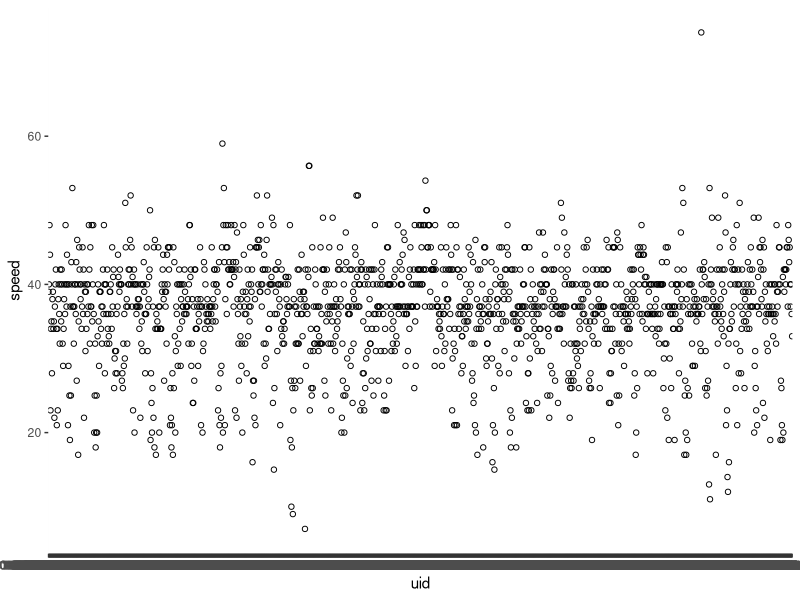
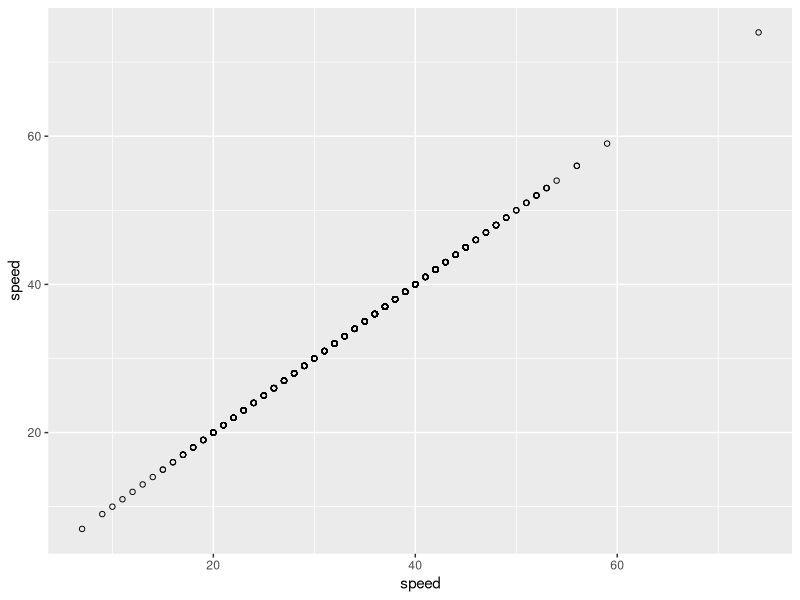
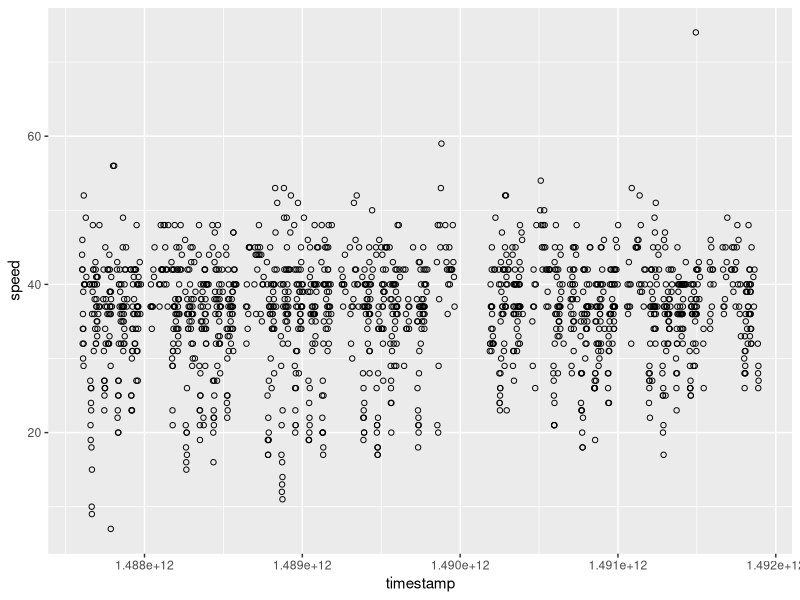
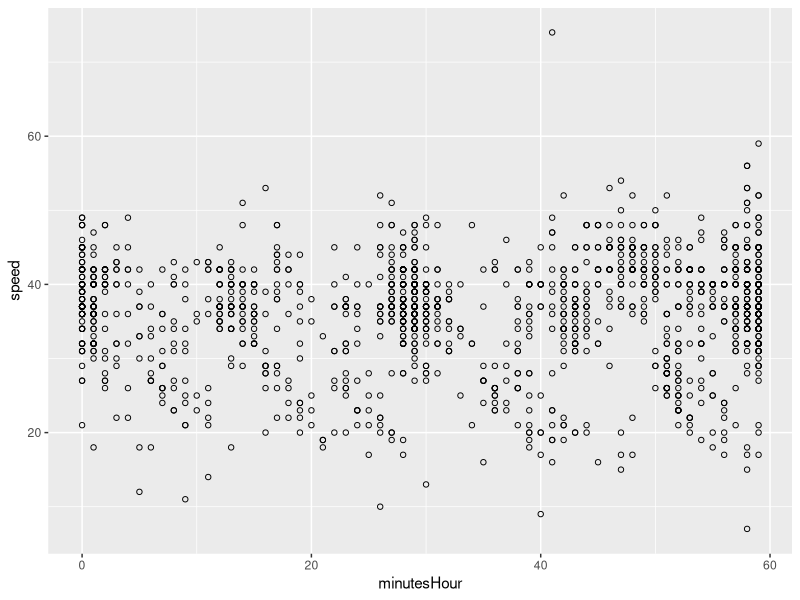
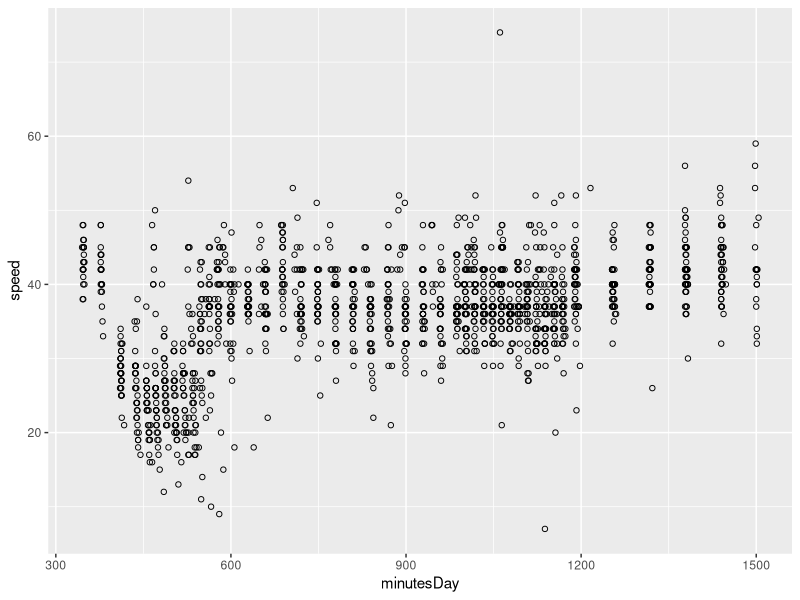
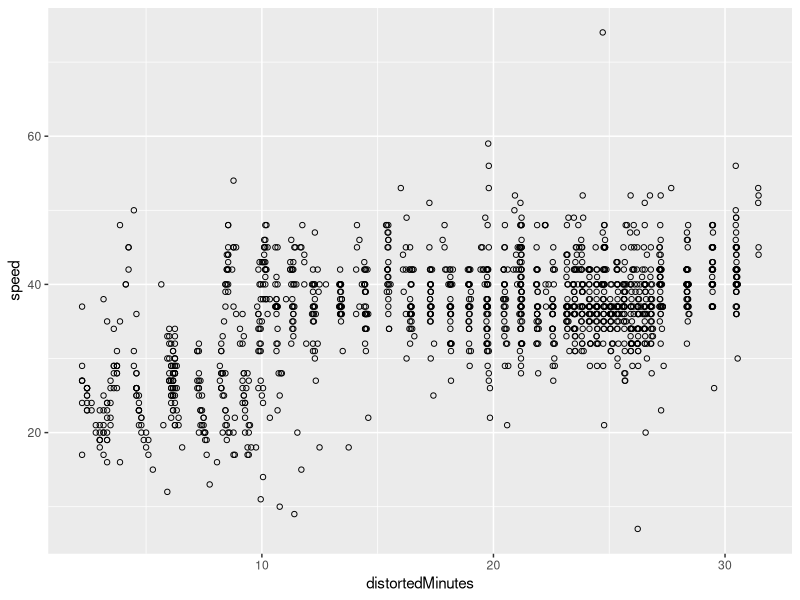
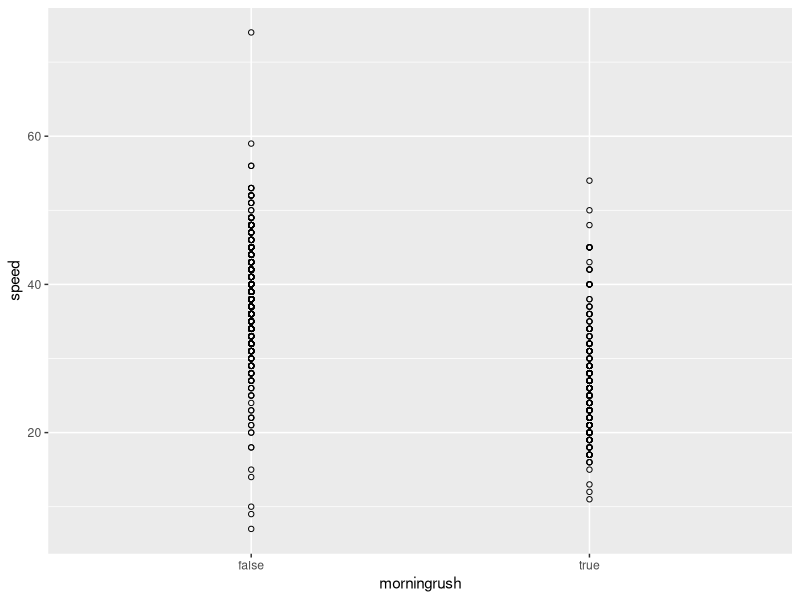
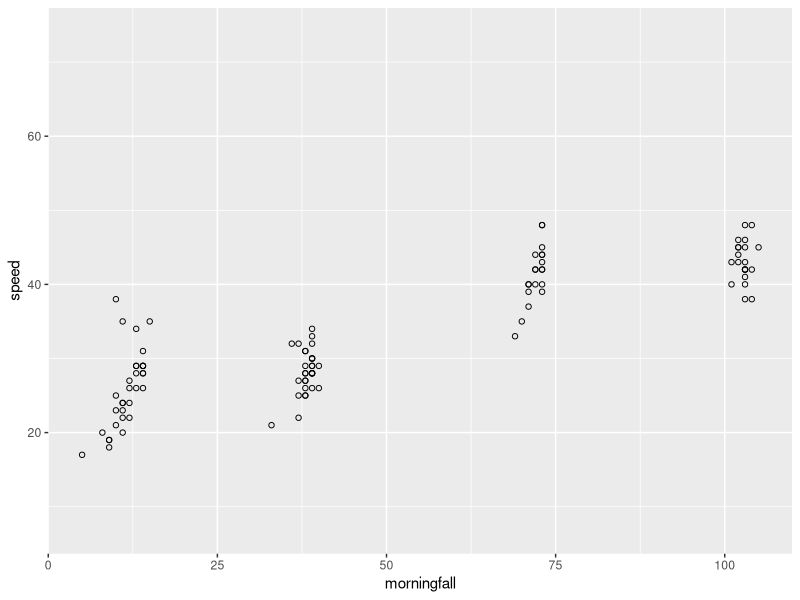

These figures' R source, in order:
library(ggplot2);

speeds <-read.csv("tocern.csv")

scatterplots <- function() {
  for (i in names(speeds)) {
    scatterplot <- ggplot(data = speeds, aes_string(x=i, y="speed")) + geom_point(shape=1)
    print(scatterplot)
  }
}

scatterplots()




# summary (speeds$speed)
# boxplot(speeds$speed)
# hist(speeds$speed)
# 
# scatterplotSpeedMinutes <- ggplot(data = speeds, aes(x=minutesDay, y=speed)) + geom_point(shape=1)
# print(scatterplotSpeedMinutes)
# scatterplotSpeedTimestamp <- ggplot(data = speeds, aes(x=timestamp, y=speed)) + geom_point(shape=1)
# print(scatterplotSpeedTimestamp)
# scatterplotSpeedSchoolfr <- ggplot(data = speeds, aes(x=schoolfr, y=speed)) + geom_point(shape=1)
# print(scatterplotSpeedSchoolfr)
# 
# facetedHistograms <- ggplot(data = speeds, aes(x=speed)) + geom_histogram() + ggtitle("results") + facet_grid(morningrush~weekday, labeller = label_both)
# print(facetedHistograms)
# facetedScatterplots <- ggplot(data = speeds, aes(x=minutesDay, y=speed)) + geom_point(shape=1) + ggtitle("results") + facet_grid(weekday~morningrush, labeller = label_both)
# print(facetedScatterplots)
# facetedScatterplots <- ggplot(data = speeds, aes(x=temperature, y=speed)) + geom_point(shape=1) + ggtitle("results") + facet_grid(weekday~morningrush, labeller = label_both)
# print(facetedScatterplots)
